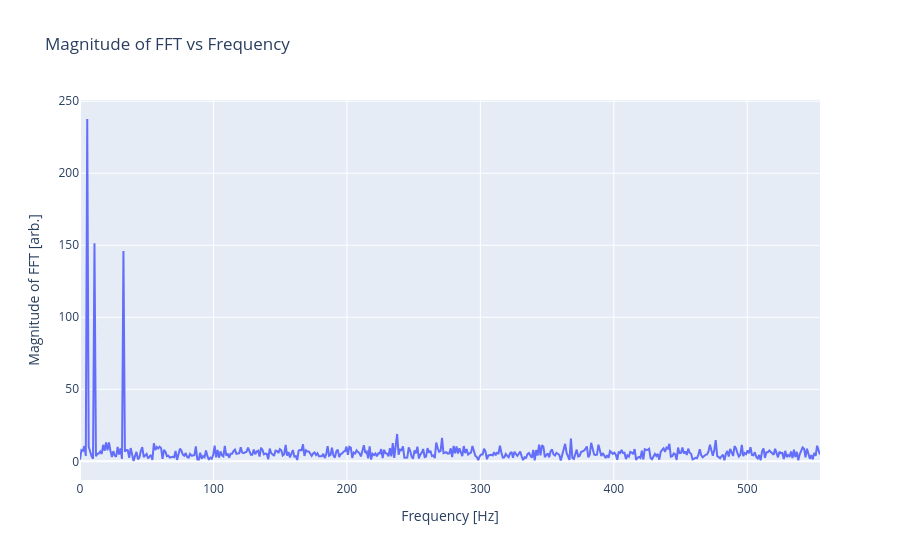
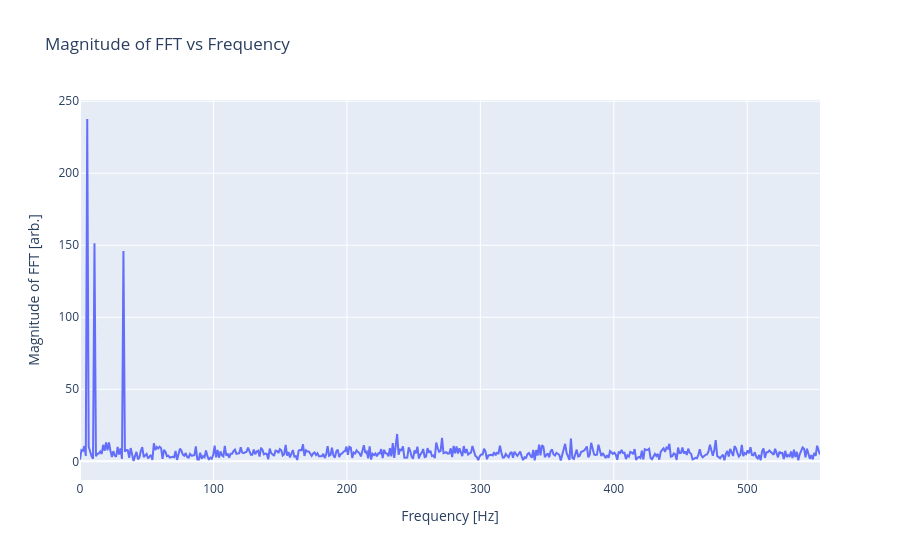

Here is the notebook cell these charts were saved with, in order:
### Markdown cell above
# Q2 a) i)

### Code cell
#make sure raw_signal_data.csv is in the same directory as this notebook
times = np.array(pd.read_csv('raw_signal_data.csv')['Time [s]'])
signal = np.array(pd.read_csv('raw_signal_data.csv')['Raw Signal [arb.]'])

#plot signal vs time
plt.plot(times, signal)
plt.xlabel('Time [s]')
plt.ylabel('Raw Signal [arb.]')
plt.title('Raw Signal vs Time')
plt.show()
dt = times[1] - times[0]
def FFT(signal, times, dt):
    N = len(times)
    signal_f = []
    #outer loop is over frequencies, inner loop is over time samples
    for k in range(N):
        sum = 0
        for i in range(N):
            sum += np.exp(-2j*np.pi*k*i/N) * signal[i]
        signal_f.append(sum)
    frequencies = [k/(N*dt) for k in range(N)]
    
    #truncate to only keep up to nyquist frequency
    signal_f = signal_f[:N//2]
    frequencies = frequencies[:N//2]
    return (signal_f, frequencies)
signal_f, frequencies = FFT(signal, times, dt)
# plot the magnitude of the custom FFT vs frequency (interactive)
fig_custom = go.Figure()
fig_custom.add_trace(go.Scatter(x=frequencies, y=np.abs(signal_f), mode='lines', name='Custom FFT'))
fig_custom.update_layout(title='Magnitude of FFT vs Frequency',xaxis_title='Frequency [Hz]',yaxis_title='Magnitude of FFT [arb.]')
fig_custom.show()

#scipy implementation of FFT for comparison
signal_f_scipy = sp.fft.fft(signal)
frequencies_scipy = sp.fft.fftfreq(len(times), dt)
# plot the magnitude of the scipy FFT vs frequency (interactive)
fig_scipy = go.Figure()
fig_scipy.add_trace(go.Scatter(x=frequencies_scipy[:len(frequencies_scipy)//2], y=np.abs(signal_f_scipy)[:len(signal_f_scipy)//2], mode='lines', name='Scipy FFT'))
fig_scipy.update_layout(title='Magnitude of FFT vs Frequency',xaxis_title='Frequency [Hz]',yaxis_title='Magnitude of FFT [arb.]')
fig_scipy.show()

### Figure 1 — Plotly figure (JSON) as saved in the notebook; plotly's stock layout.template omitted (floating-point values rounded to 4 significant figures; data arrays with more than 128 entries replaced by an {"elided": "..."} marker saying what was removed)
{"data": [{"mode": "lines", "name": "Custom FFT", "type": "scatter", "x": {"elided": "512 float values"}, "y": {"elided": "512 float values"}}], "layout": {"title": {"text": "Magnitude of FFT vs Frequency"}, "xaxis": {"title": {"text": "Frequency [Hz]"}}, "yaxis": {"title": {"text": "Magnitude of FFT [arb.]"}}}}

### Figure 2 — Plotly figure (JSON) as saved in the notebook; plotly's stock layout.template omitted (floating-point values rounded to 4 significant figures; data arrays with more than 128 entries replaced by an {"elided": "..."} marker saying what was removed)
{"data": [{"mode": "lines", "name": "Scipy FFT", "type": "scatter", "x": {"elided": "512 float values"}, "y": {"elided": "512 float values"}}], "layout": {"title": {"text": "Magnitude of FFT vs Frequency"}, "xaxis": {"title": {"text": "Frequency [Hz]"}}, "yaxis": {"title": {"text": "Magnitude of FFT [arb.]"}}}}
